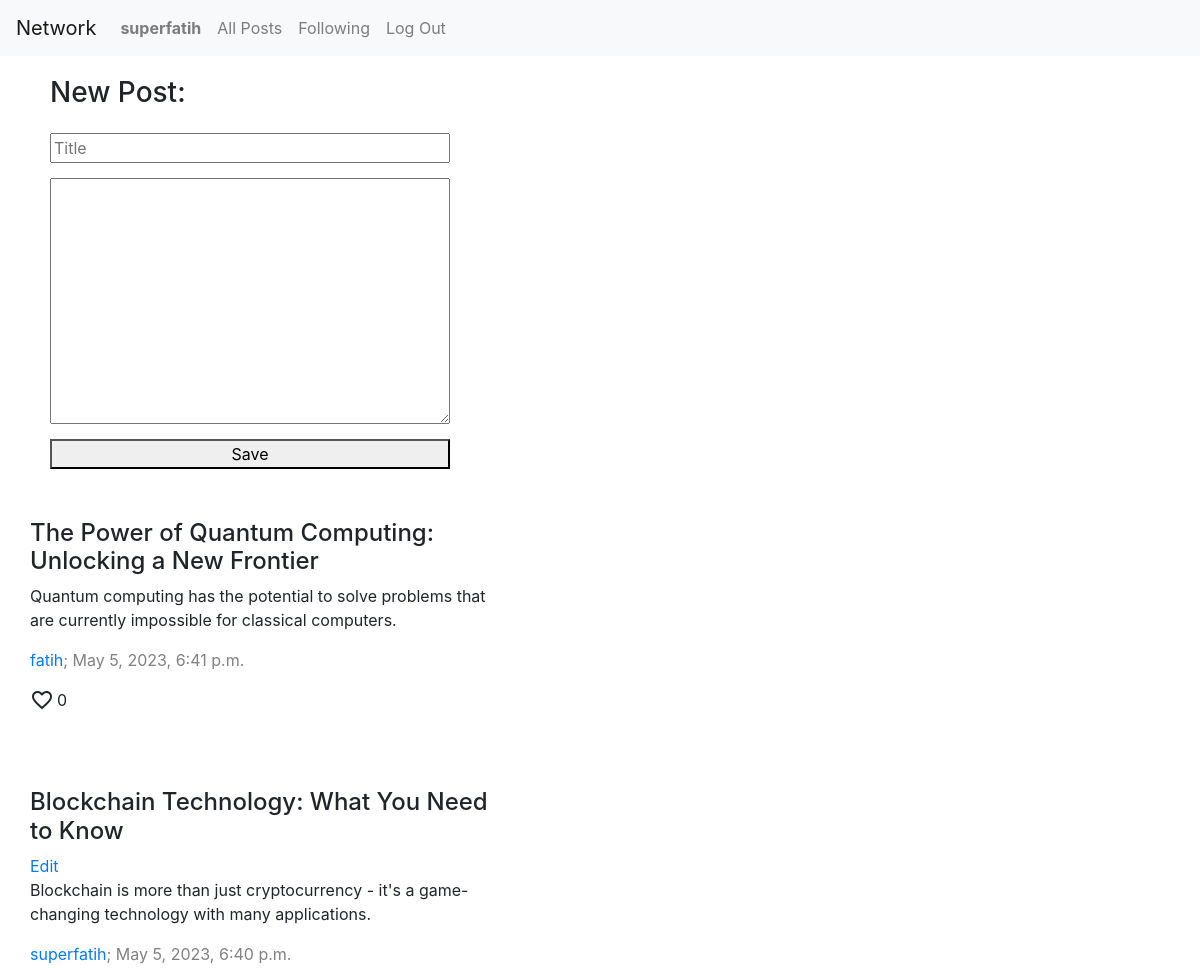
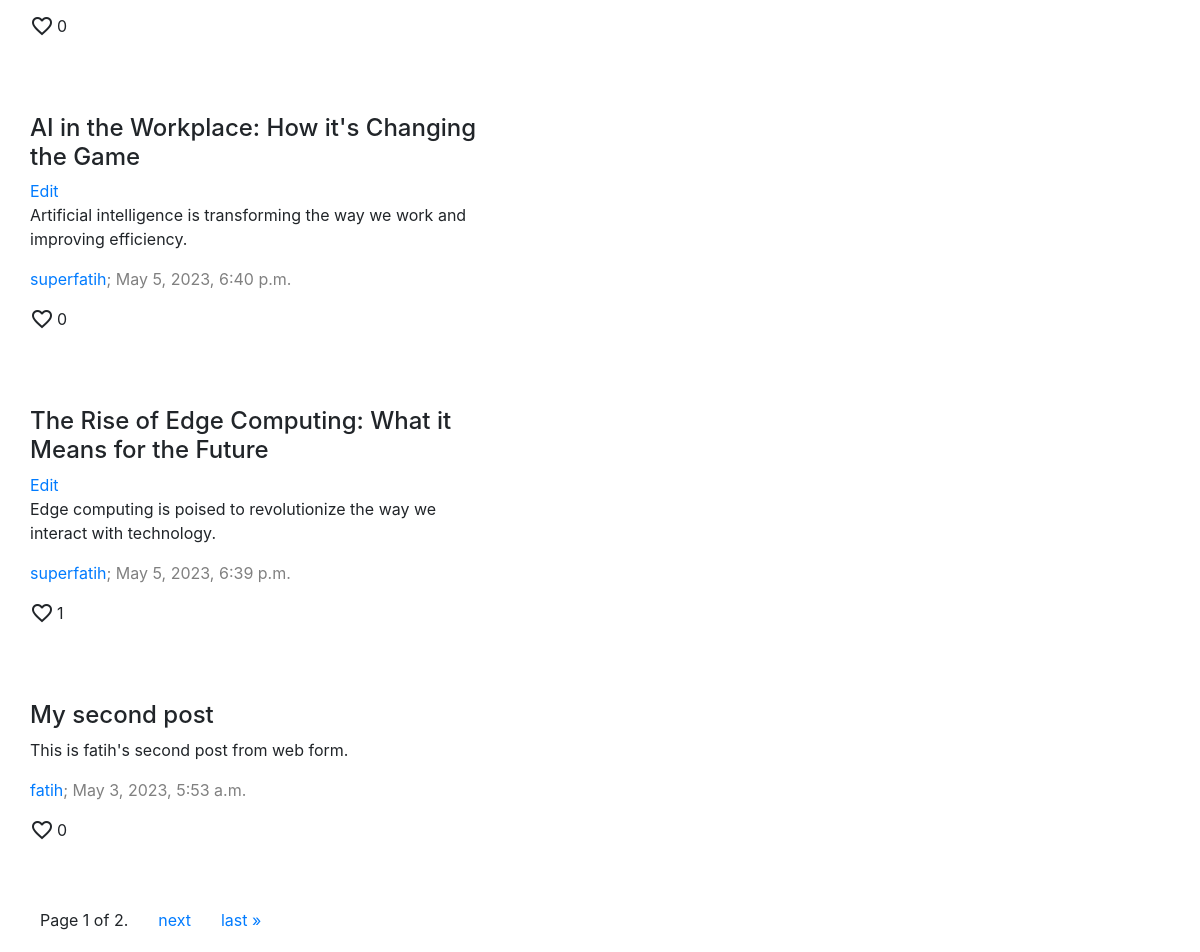
Screenshot of / (signed in) with the database file from the repository (2 pictures, top to bottom).
### network/models.py (models this page shows, shortened)
class User(AbstractUser):
    pass

class Post(models.Model):
    user = models.ForeignKey(User, on_delete=models.CASCADE)
    title = models.CharField(max_length=100)
    text = models.TextField()
    time = models.DateTimeField(auto_now_add=True)

### network/views.py (the view, shortened to what this page needs)
# urls.py: path("", views.index, name="index"),
def index(request):
    try:
        m_querystring = request.GET.get("p")
        posts = Post.objects.all().order_by("-time")
        posts_qooked = []
        for post in posts:
            i_liked = False
            if request.user.is_authenticated and post.likes.filter(user = request.user):
                i_liked = True
            posts_qooked.append({
                "id": post.id,
                "user": post.user,
                "title": post.title,
                "text": post.text,
                "time": post.time,
                "likes": post.likes,
                "i_liked":i_liked})
        paginator = Paginator(posts_qooked, 5)
        page_number = request.GET.get('page')
        if page_number is None:
            page_number = 1
        page_obj = paginator.get_page(page_number)
        return render(request, "network/index.html", {
            "posts": page_obj
        })
    except Exception as e:
        print("Error, ", e)
        return render(request, "network/index.html")

### network/templates/network/index.html (shortened to what this page needs)
{% extends "network/layout.html" %}
{% load static %}
{% block body %}
    <div class="div-posts">
        {% if user.is_authenticated and not request.GET.p == "f" %}
            <form class="form-newpost" action="./" method="post">
                <h3>New Post:</h3>
                <input placeholder="Title" type="text" id="input-newpost-title" name="input-newpost-title">
                <textarea name="" id="input-newpost-text" name="input-newpost-text" cols="30" rows="10"></textarea>
                <button id="input-newpost-submit">Save</button>
            </form>
        {% endif %}
        {% for post in posts %}
            <div class="div-post">
                <h4>{{ post.title }}</h4>
                {% if user.username == post.user.username %}
                    <a data-postid="{{ post.id }}" class="a-post-edit" href="#">Edit</a>
                {% endif %}
                <p class="post-text">
                    {{ post.text }}
                </p>
                <p class="css-description">
                    <a href="{% url 'u' user_name=post.user.username %}">{{ post.user.username }}</a>; {{ post.time }}
                </p>
                <p class="p-like">
                    {% if user.is_authenticated and user.username != post.user.username %}
                        <span data-postid="{{ post.id }}" class="material-icons po-pointer {% if post.i_liked %}red {% endif %}favorite">
                        </span>
                    {% else %}
                        <span class="material-icons po-default">
                        </span>
                    {% endif %}
                        <span class="post-like-counter">{{ post.likes.count }}</span>
                </p>
            </div>
        {% empty %}
            No post yet!
        {% endfor %}
        <div class="pagination">
                    Page {{ posts.number }} of {{ posts.paginator.num_pages }}.
                {% if posts.has_next %}
                    <a href="?page={{ posts.next_page_number }}">next</a>
                    <a href="?page={{ posts.paginator.num_pages }}">last &raquo;</a>
                {% endif %}
        </div>
    </div>
{% endblock %}

### network/templates/network/layout.html (shortened to what this page needs)
{% load static %}
<!DOCTYPE html>
<html lang="en">
    <head>
        <link rel="stylesheet" href="https://stackpath.bootstrapcdn.com/bootstrap/4.4.1/css/bootstrap.min.css">
        <link href="{% static 'network/styles.css' %}" rel="stylesheet">
    </head>
    <body>
        <nav class="navbar navbar-expand-lg navbar-light bg-light">
            <a class="navbar-brand" href="{% url 'index' %}">Network</a>
            <div>
              <ul class="navbar-nav mr-auto">
                {% if user.is_authenticated %}
                    <li class="nav-item">
                        <a class="nav-link" href="{% url 'u' user_name=user.username %}"><strong>{{ user.username }}</strong></a>
                    </li>
                {% endif %}
                <li class="nav-item">
                  <a class="nav-link" href="{% url 'index' %}">All Posts</a>
                </li>
                {% if user.is_authenticated %}
                    <li class="nav-item">
                        <a class="nav-link" href="{% url 'index' %}?p=f">Following</a>
                    </li>
                    <li class="nav-item">
                        <a class="nav-link" href="{% url 'logout' %}">Log Out</a>
                    </li>
                {% endif %}
              </ul>
            </div>
          </nav>
        <div class="body">
            {% block body %}
            {% endblock %}
        </div>
    </body>
</html>

### network/static/network/styles.css (style rules this page uses)
.form-newpost { display: flex; flex-direction: column; max-width: 400px; gap: 15px; margin: 20px 30px; }
.div-posts { padding-left: 20px; display: flex; flex-direction: column; max-width: 500px; }
.div-post { margin: 30px 10px; }
.css-description { color: gray; }
.p-like { display: flex; align-content: center; gap: 3px; }
.po-pointer { cursor: pointer; }
.po-default { cursor: default; }
.pagination { display: flex; flex-direction: row; gap: 30px; margin: 20px; }

### rows the page displays
User: username "superfatih", title "Blockchain Technology: What You Need to Know", text "Blockchain is more than just cryptocurrency - it's a game-changing technology with many applications.", user.username "superfatih", time "May 5, 2023, 6:40 p.m.", likes.count "0", title "AI in the Workplace: How it's Changing the Game", text "Artificial intelligence is transforming the way we work and improving efficiency.", title "The Rise of Edge Computing: What it Means for the Future", text "Edge computing is poised to revolutionize the way we interact with technology.", time "May 5, 2023, 6:39 p.m.", likes.count "1"
User: title "The Power of Quantum Computing: Unlocking a New Frontier", text "Quantum computing has the potential to solve problems that are currently impossible for classical computers.", user.username "fatih", time "May 5, 2023, 6:41 p.m.", likes.count "0", title "My second post", text "This is fatih's second post from web form.", time "May 3, 2023, 5:53 a.m."

### other values shown
{{ posts.number }} "1"
{{ posts.paginator.num_pages }} "2"
